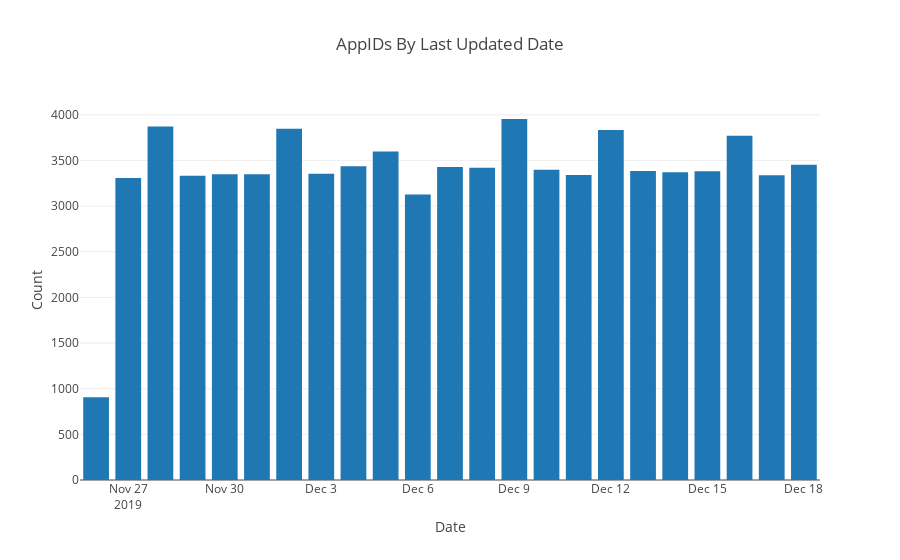

Write notebook code for a chart like this one.
### Markdown cell above
## Large numbers of old AppID entries means `refreshsteam.py` needs to be run.  This excludes consistently failed appids.

### Code cell
# https://plot.ly/python/bar-charts/

data = [Bar(
        x=grouped_df['updated_date'],
        y=grouped_df['count']
    )]

layout = Layout(
        title='AppIDs By Last Updated Date',
        xaxis=dict(
            title='Date'
        ),
        yaxis=dict(
            title='Count'
        )
    )

fig = Figure(data=data, layout=layout)

iplot(fig)

### Figure 1 — Plotly figure (JSON) as saved in the notebook; plotly's stock layout.template omitted (floating-point values rounded to 4 significant figures)
{"data": [{"type": "bar", "uid": "ba0944e8-b243-4a94-9a1b-138edef72c7d", "x": [null, "2019-11-26", "2019-11-27", "2019-11-28", "2019-11-29", "2019-11-30", "2019-12-01", "2019-12-02", "2019-12-03", "2019-12-04", "2019-12-05", "2019-12-06", "2019-12-07", "2019-12-08", "2019-12-09", "2019-12-10", "2019-12-11", "2019-12-12", "2019-12-13", "2019-12-14", "2019-12-15", "2019-12-16", "2019-12-17", "2019-12-18"], "y": [1129, 907, 3309, 3873, 3333, 3350, 3349, 3846, 3354, 3436, 3599, 3126, 3427, 3420, 3954, 3397, 3340, 3834, 3385, 3370, 3383, 3770, 3338, 3452]}], "layout": {"title": {"text": "AppIDs By Last Updated Date"}, "xaxis": {"title": {"text": "Date"}}, "yaxis": {"title": {"text": "Count"}}}}
